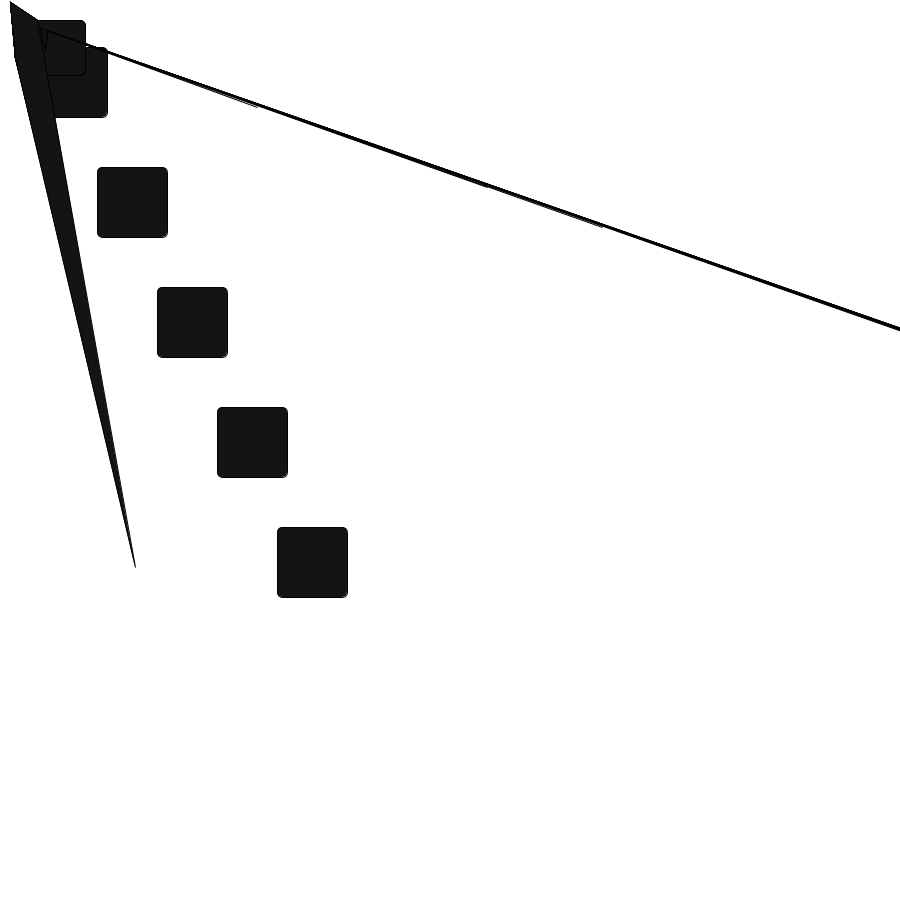
Frame 1 (no input)
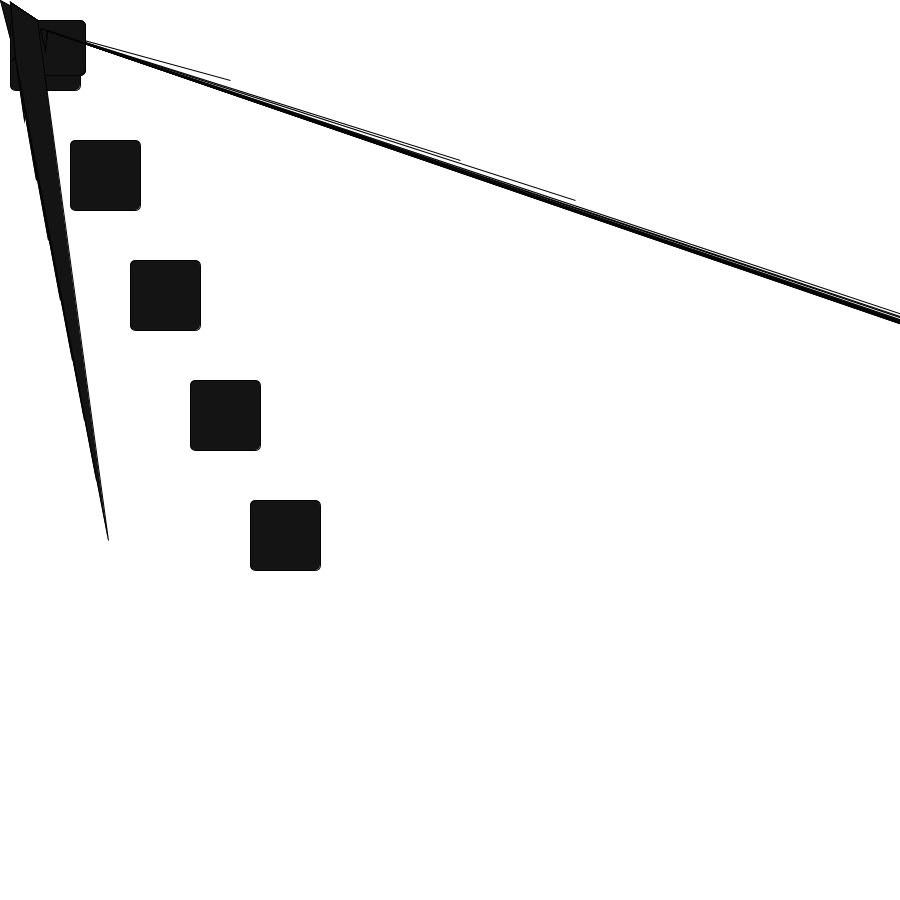
Frame 60 (the mouse pressed at the canvas centre just before this capture)
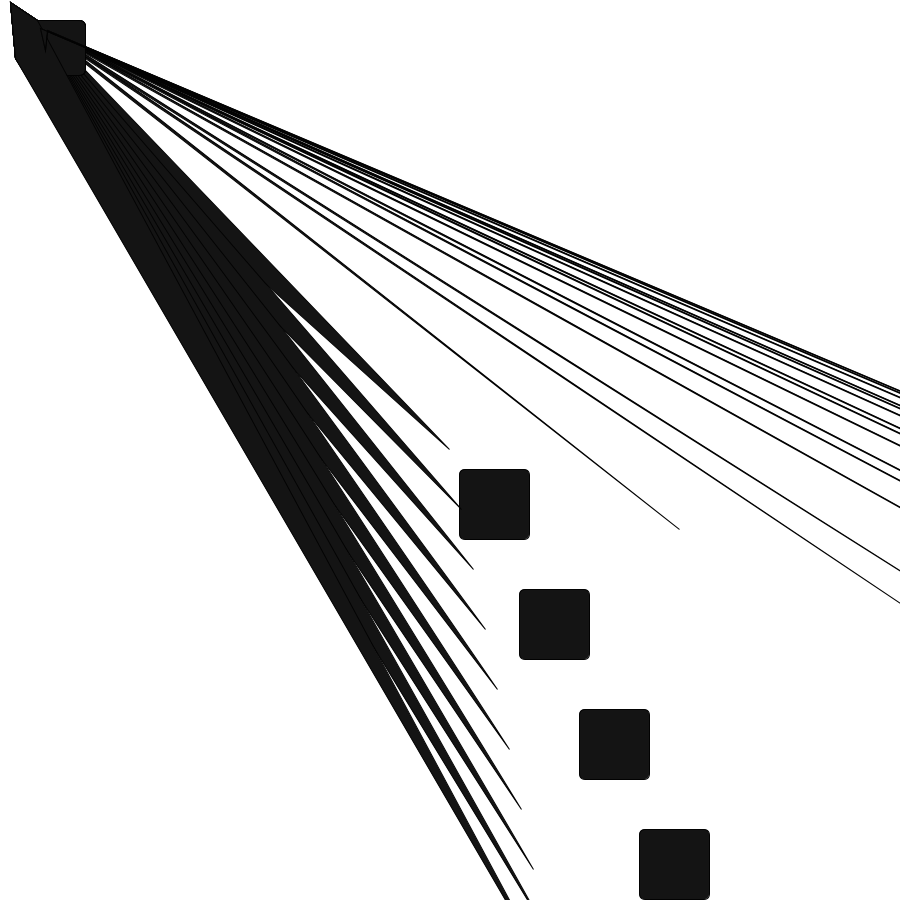
Frame 120 (the mouse held since frame 60 and released just before this capture)

The Processing sketch that drew these frames (run headless with seeded random() and noise(); from frame 60 on, the mouse is pressed at the canvas centre):

// Processing sketch: processing_156784
// ── processing_156784.pde

float posX = 30;
float posY = 30;
float easing = 0.1;


void setup(){
  size(900, 900);
  background(255);
  stroke(2);
}

void draw(){
  //draw the cover transparent rect
  fill(255, 100);
  quad(20, 38, 72, 30, 69, 17, 20, 46);
  background(255);
  stroke(2);
  posX += (mouseX - posX) * easing;
  posY += (mouseY - posY) * easing;

  fill(20);
  for (int i = 0; i < 30; i++) {
    if(i%3 == 0){
   quad(posX + i * 4, posY + i * 20, 37, 20, 10, 2, 15, 58);
    }
    else if(i%6 == 1){rect(30, 20, 55, 55, 7);
      rect(posX + i * 10, posY + i * 20, 70, 70, 6);
    }
  else{
  quad(posX + i * 115, posY + i * 40, 40, 28, 45, 50, 47, 30);  
  }
  }
}
